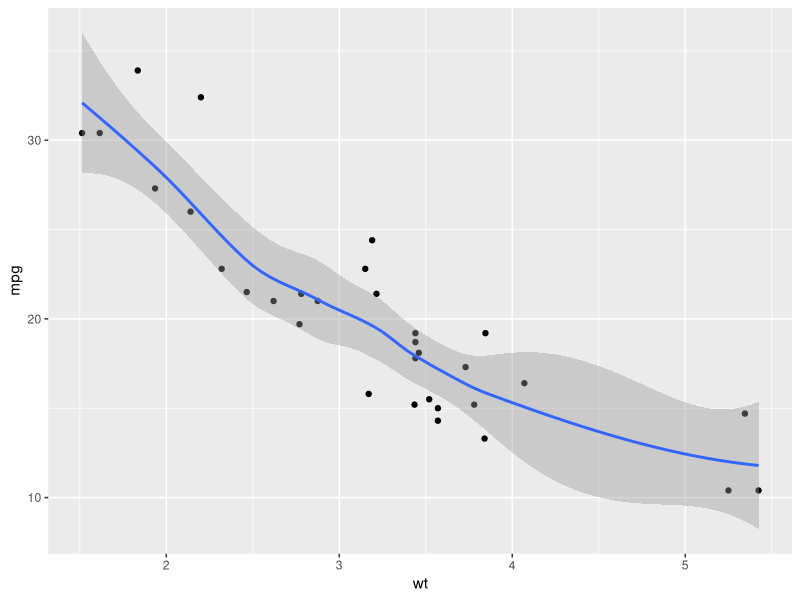
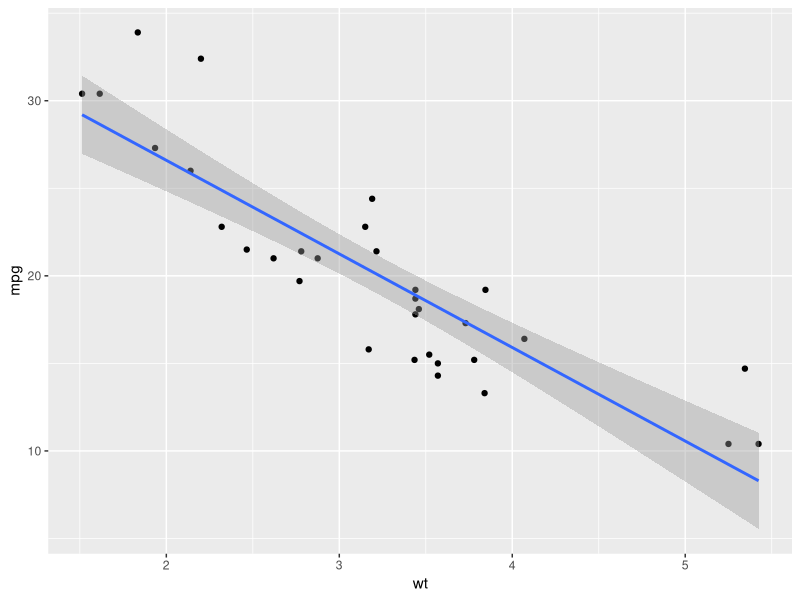
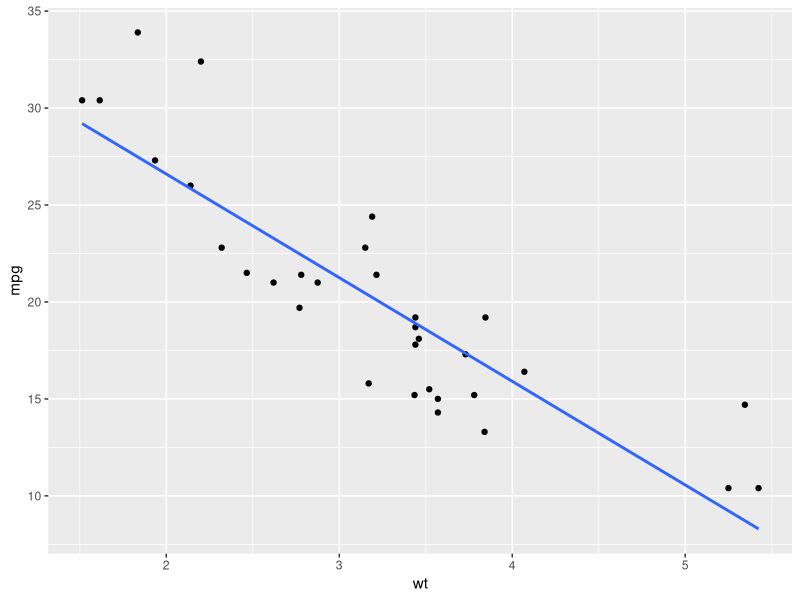
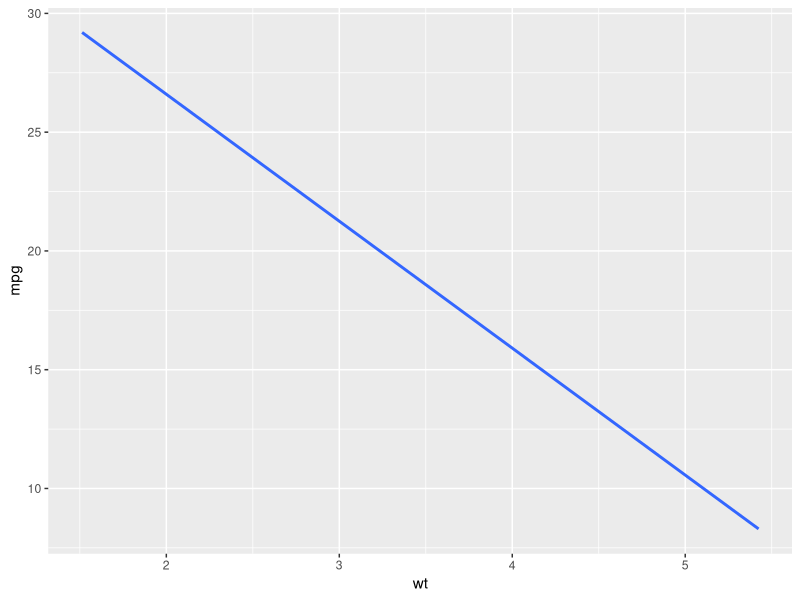
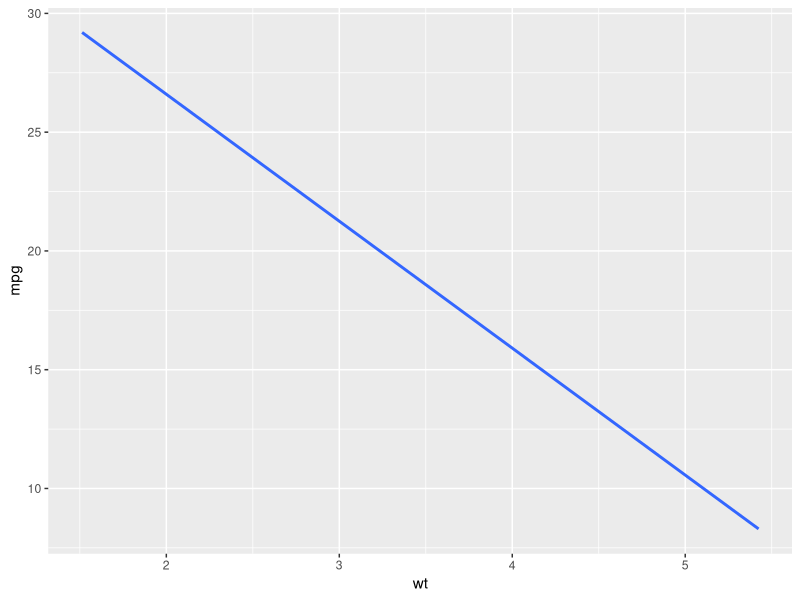
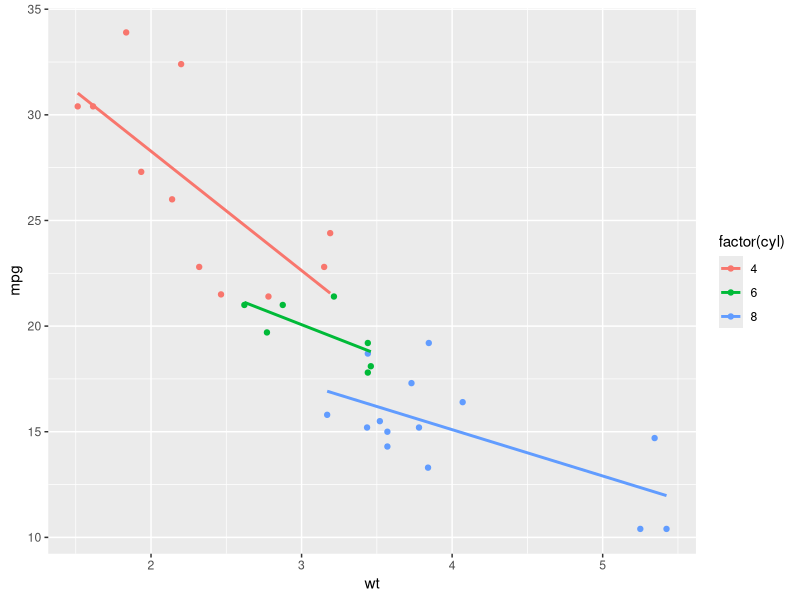
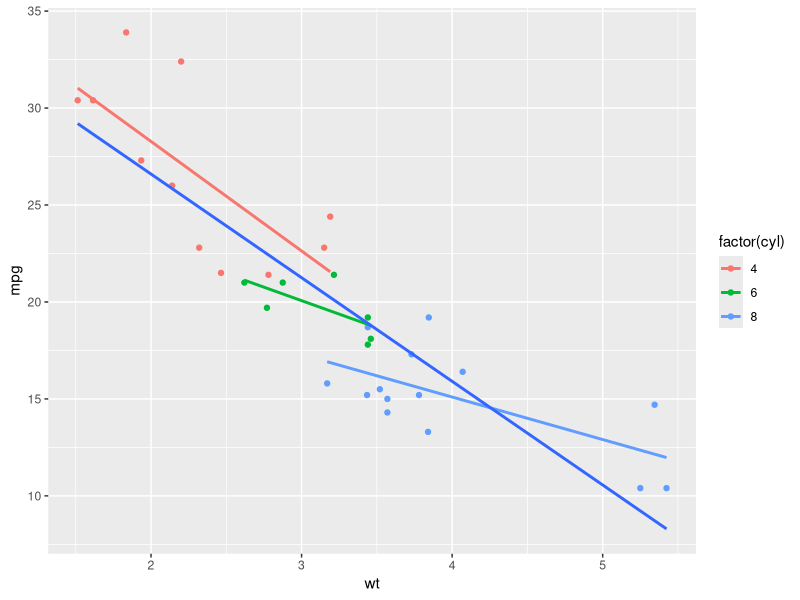
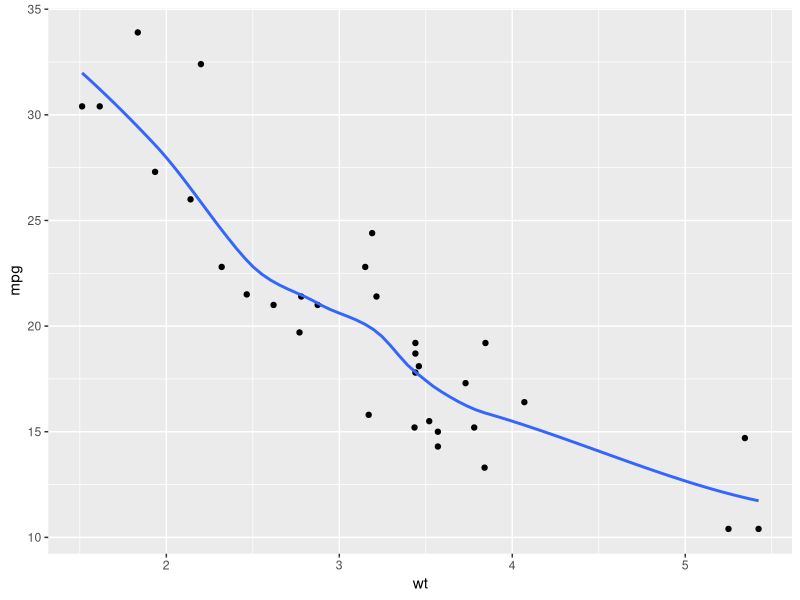

Generate these figures, in order, with R:
## ---- chunk 1
knitr::opts_chunk$set(echo = TRUE)
require(tidyverse)
## ---- chunk 2
# ggplot2 is already loaded

# Explore the mtcars data frame with str()
str(mtcars)

# A scatter plot with LOESS smooth
ggplot(mtcars, aes(x = wt, y = mpg)) +
  geom_point() +
  geom_smooth()

# A scatter plot with an ordinary Least Squares linear model
ggplot(mtcars, aes(x = wt, y = mpg)) +
  geom_point() +
  geom_smooth(method = "lm")

# The previous plot, without CI ribbon
ggplot(mtcars, aes(x = wt, y = mpg)) +
  geom_point() +
  geom_smooth(method = "lm", se = FALSE)

# The previous plot, without points
ggplot(mtcars, aes(x = wt, y = mpg)) +
  stat_smooth(method = "lm", se = FALSE)
## ---- chunk 3
ggplot(mtcars, aes(x = wt, y = mpg)) +
  geom_smooth(method = "lm", se = FALSE)

## ---- chunk 4
# ggplot2 is already loaded

# 1 - Define cyl as a factor variable
ggplot(mtcars, aes(x = wt, y = mpg, col = factor(cyl))) +
  geom_point() +
  stat_smooth(method = "lm", se = FALSE)

# 2 - Plot 1, plus another stat_smooth() containing a nested aes()
ggplot(mtcars, aes(x = wt, y = mpg, col = factor(cyl))) +
  geom_point() +
  stat_smooth(method = "lm", se = FALSE) +
  stat_smooth(method = "lm", se = FALSE, aes(group = 1))
## ---- chunk 5
# Plot 1: change the LOESS span
ggplot(mtcars, aes(x = wt, y = mpg)) +
  geom_point() +
  # Add span below
  geom_smooth(se = FALSE, span = 0.7)

# Plot 2: Set the second stat_smooth() to use LOESS with a span of 0.7
ggplot(mtcars, aes(x = wt, y = mpg, col = factor(cyl))) +
  geom_point() +
  stat_smooth(method = "lm", se = FALSE) +
  # Change method and add span below
  stat_smooth(method = "loess", aes(group = 1),
              se = FALSE, col = "black", span = 0.7)

# Plot 3: Set col to "All", inside the aes layer of stat_smooth()
ggplot(mtcars, aes(x = wt, y = mpg, col = factor(cyl))) +
  geom_point() +
  stat_smooth(method = "lm", se = FALSE) +
  stat_smooth(method = "loess",
              # Add col inside aes()
              aes(group = 1, col = "All"),
              # Remove the col argument below
              se = FALSE, span = 0.7)

# Plot 4: Add scale_color_manual to change the colors
#myColors <- c(brewer.pal(3, "Dark2"), "black")
myColors <- c("#1B9E77" ,"#D95F02" ,"#7570B3", "black")
ggplot(mtcars, aes(x = wt, y = mpg, col = factor(cyl))) +
  geom_point() +
  stat_smooth(method = "lm", se = FALSE, span = 0.7) +
  stat_smooth(method = "loess", 
              aes(group = 1, col="All"), 
              se = FALSE, span = 0.7) +
  # Add correct arguments to scale_color_manual
  scale_color_manual("Cylinders", values = myColors)
## ---- chunk 6
Vocab <- read.csv("Vocab.csv", header = TRUE)

# Plot 1: Jittered scatter plot, add a linear model (lm) smooth
ggplot(Vocab, aes(x = education, y = vocabulary)) +
  geom_jitter(alpha = 0.2) +
  stat_smooth(method = "lm", se = FALSE) # smooth

# Plot 2: points, colored by year
ggplot(Vocab, aes(x = education, y = vocabulary, col = year)) +
  geom_jitter(alpha = 0.2)
  
# Plot 3: lm, colored by year
ggplot(Vocab, aes(x = education, y = vocabulary, col = factor(year))) +
  stat_smooth(method = "lm", se = FALSE) # smooth

# Plot 4: Set a color brewer palette
ggplot(Vocab, aes(x = education, y = vocabulary, col = factor(year))) +
  stat_smooth(method = "lm", se = FALSE) +  # smooth
  scale_color_brewer()  # colors

# Plot 5: Add the group aes, specify alpha and size
ggplot(Vocab, aes(x = education, y = vocabulary, col = year, group = factor(year))) +
  stat_smooth(method = "lm", se = FALSE, alpha = 0.6, size = 2) +
 scale_color_gradientn(colors=c( "#FFFFCC", "#FFEDA0" ,"#FED976", "#FEB24C" ,"#FD8D3C", "#FC4E2A" ,"#E31A1C",
"#BD0026", "#800026"))
#  scale_color_gradientn(colors = brewer.pal(9, "YlOrRd"))
## ---- chunk 7
# Use stat_quantile instead of stat_smooth
ggplot(Vocab, aes(x = education, y = vocabulary, col = year, group = factor(year))) +
  stat_quantile(alpha = 0.6, size = 2) +
  scale_color_gradientn(colors=c( "#FFFFCC", "#FFEDA0" ,"#FED976", "#FEB24C" ,"#FD8D3C", "#FC4E2A" ,"#E31A1C",
"#BD0026", "#800026"))
  #scale_color_gradientn(colors = brewer.pal(9,"YlOrRd"))

# Set quantile to 0.5
ggplot(Vocab, aes(x = education, y = vocabulary, col = year, group = factor(year))) +
  stat_quantile(alpha = 0.6, size = 2, quantiles = 0.5) +
  scale_color_gradientn(colors=c( "#FFFFCC", "#FFEDA0" ,"#FED976", "#FEB24C" ,"#FD8D3C", "#FC4E2A" ,"#E31A1C",
"#BD0026", "#800026"))
 # scale_color_gradientn(colors = brewer.pal(9,"YlOrRd"))
## ---- chunk 8
# Plot 1: Jittering only
p <- ggplot(Vocab, aes(x = education, y = vocabulary)) +
  geom_jitter(alpha = 0.2)

# Plot 2: Add stat_sum
p +
  stat_sum() # sum statistic

# Plot 3: Set size range
p +
  stat_sum() + # sum statistic
  scale_size(range = c(1, 10)) # set size scale
## ---- chunk 9
# Display structure of mtcars
str(mtcars)

# Convert cyl and am to factors
mtcars$cyl <- as.factor(mtcars$cyl)
mtcars$am <- as.factor(mtcars$am)

# Define positions
posn.d <- position_dodge(0.1)
posn.jd <- position_jitterdodge(jitter.width = 0.1, dodge.width = 0.2)
posn.j <- position_jitter(0.2)

# Base layers
wt.cyl.am <- ggplot(mtcars, aes(x = cyl,
                                y = wt,
                                col = am,
                                fill = am,
                                group = am))
## ---- chunk 10
# wt.cyl.am, posn.d, posn.jd and posn.j are available

# Plot 1: Jittered, dodged scatter plot with transparent points
wt.cyl.am +
  geom_point(position = posn.jd, alpha = 0.6)

# Plot 2: Mean and SD - the easy way
wt.cyl.am +
  stat_summary(fun.data = mean_sdl, fun.args = list(mult = 1), position = posn.d)

# Plot 3: Mean and 95% CI - the easy way
wt.cyl.am +
  stat_summary(fun.data = mean_cl_normal, position = posn.d)

# Plot 4: Mean and SD - with T-tipped error bars - fill in ___
wt.cyl.am +
  stat_summary(geom = "point", fun.y = mean,
               position = posn.d) +
  stat_summary(geom = "errorbar", fun.data = mean_sdl,
               position = posn.d, fun.args = list(mult = 1), width = 0.1)
## ---- chunk 11
# Play vector xx is available
xx <- c(1:100)
# Function to save range for use in ggplot
gg_range <- function(x) {
  # Change x below to return the instructed values
  data.frame(ymin = min(x), # Min
             ymax = max(x)) # Max
}

gg_range(xx)
# Required output
#   ymin ymax
# 1    1  100

# Function to Custom function:
med_IQR <- function(x) {
  # Change x below to return the instructed values
  data.frame(y =  median(x), # Median
             ymin = quantile(x)[2], # 1st quartile
             ymax = quantile(x)[4])  # 3rd quartile
}

med_IQR(xx)
# Required output
#        y  ymin  ymax
# 25% 50.5 25.75 75.25
## ---- chunk 12
# The base ggplot command; you don't have to change this
wt.cyl.am <- ggplot(mtcars, aes(x = cyl,y = wt, col = am, fill = am, group = am))

# Add three stat_summary calls to wt.cyl.am
wt.cyl.am +
  stat_summary(geom = "linerange", fun.data = med_IQR,
               position = posn.d, size = 3) +
  stat_summary(geom = "linerange", fun.data = gg_range,
               position = posn.d, size = 3,
               alpha = 0.4) +
  stat_summary(geom = "point", fun.y = median,
               position = posn.d, size = 3,
               col = "black", shape = "X")
